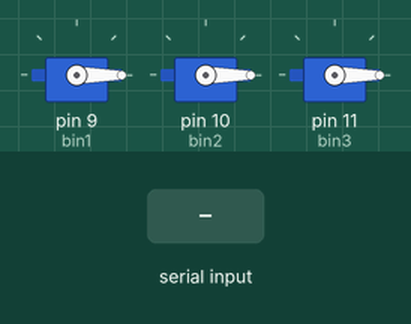
Bench run of a sketch on a simulated Arduino Uno, built with avr-gcc and run on an emulated ATmega328P. Parts: 3 × servo. Inputs (shaded band) come from the test bench.

Above: at 1.2 s.
1.3 s: "c" received over the second serial link
At 1.68 s:
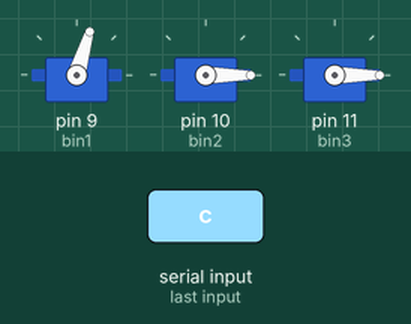
At 2.7 s:
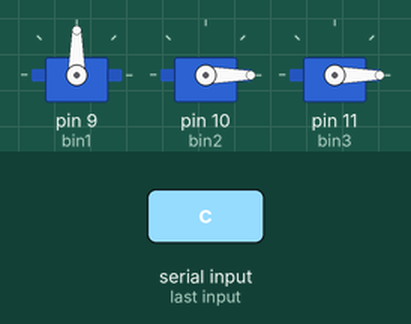
Timing chart, 0 to 12.2 s (numbered marks = the images above; inputs shaded):
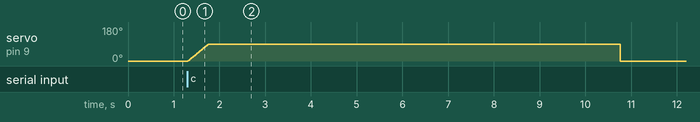

Measured:
- after the input at 1.3 s, servo on pin 9 (bin1): rises from 0° to 90° in 0.46 s, then falls to 0° in 9.0 s

The sketch:

smart_trashbin_servo.ino
```cpp
#include <SoftwareSerial.h>
#include <Servo.h>
SoftwareSerial mySerial(2, 3);
Servo bin1, bin2, bin3;
char value;
void setup(){
  mySerial.begin(19200);
  bin1.attach(9);
  bin2.attach(10);
  bin3.attach(11);
  bin1.write(0);
  bin2.write(0);
  bin3.write(0);
}
void loop()
{
  int pos;
  if(mySerial.available()>0){
    value=mySerial.read();
    if(value=='c'){
      Serial.println("can");
      for(pos=0; pos<=90; pos++){
        bin1.write(pos);
        delay(5);
      }
      delay(9000);
      bin1.write(0);
      delay(1000);
    }
    if(value=='p'){
      Serial.println("plastic");
      for(pos=0; pos<=90; pos++){
        bin2.write(pos);
        delay(5);
      }
      delay(9000);
      bin2.write(0);
      delay(1000);
    }
    if(value=='v'){
      Serial.println("vinyl");
      for(pos=0; pos<=90; pos++){
        bin3.write(pos);
        delay(5);
      }
      delay(9000);
      bin3.write(0);
      delay(1000);
    }
  }
}
```
